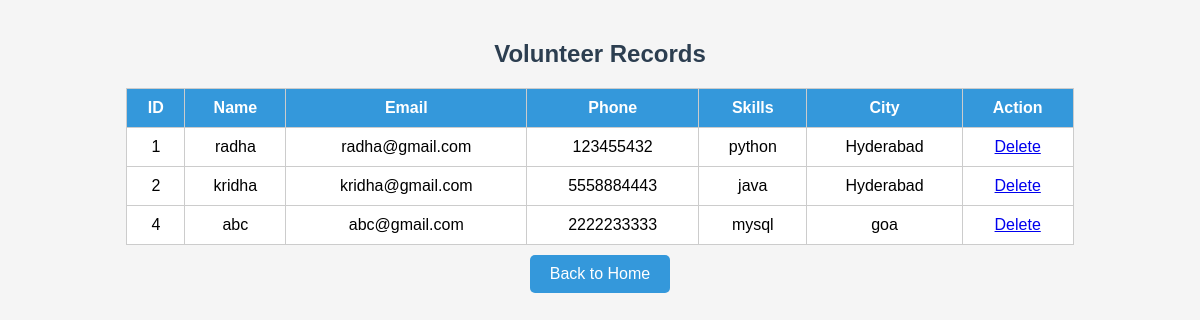
The page /view (signed in) on the database its author committed.
### tables this page shows
CREATE TABLE volunteers(
        id INTEGER PRIMARY KEY AUTOINCREMENT,
        name TEXT,
        email TEXT,
        phone TEXT,
        skills TEXT,
        city TEXT
    );

### app.py (the view)
@app.route('/view')
def view_volunteers():
    if 'admin' not in session:
        return redirect('/login')
    conn = sqlite3.connect('volunteers.db')
    cursor = conn.cursor()
    cursor.execute("SELECT * FROM volunteers")
    volunteers = cursor.fetchall()
    conn.close()
    return render_template(
        'view_volunteers.html',
        volunteers=volunteers
    )

### templates/view_volunteers.html (shortened to what this page needs)
<!DOCTYPE html>
<html>
<head>
    <link rel="stylesheet" href="{{ url_for('static', filename='style.css') }}">
</head>
<body>
<div class="container">
    <h2>Volunteer Records</h2>
    <table>
        <tr>
            <th>ID</th>
            <th>Name</th>
            <th>Email</th>
            <th>Phone</th>
            <th>Skills</th>
            <th>City</th>
            <th>Action</th>
        </tr>
        {% for volunteer in volunteers %}
        <tr>
            <td>{{ volunteer[0] }}</td>
            <td>{{ volunteer[1] }}</td>
            <td>{{ volunteer[2] }}</td>
            <td>{{ volunteer[3] }}</td>
            <td>{{ volunteer[4] }}</td>
            <td>{{ volunteer[5] }}</td>
            <td>
        <a href="/delete/{{ volunteer[0] }}">
            Delete
        </a>
    </td>
        </tr>
        {% endfor %}
    </table>
</div>
<a href="/" class="btn">
    Back to Home
</a>
</body>
</html>

### static/style.css (style rules this page uses)
body { font-family:Arial,sans-serif; background:#f5f5f5; text-align:center; }
.container { width:80%; margin:auto; margin-top:40px; }
h1,h2 { color:#2c3e50; }
button, .btn { padding:10px; margin:10px; background:#3498db; color:white; border:none; text-decoration:none; border-radius:5px; cursor:pointer; }
table { width:100%; border-collapse:collapse; background:white; }
th,td { border:1px solid #ccc; padding:10px; }
th { background:#3498db; color:white; }
.btn { display:inline-block; padding:10px 20px; background:#3498db; color:white; text-decoration:none; border-radius:5px; margin:10px; }

### rows shown on the page
volunteers: id "1", name "radha", email "radha@gmail.com", phone "123455432", skills "python", city "Hyderabad"
volunteers: id "2", name "kridha", email "kridha@gmail.com", phone "5558884443", skills "java", city "Hyderabad"
volunteers: id "4", name "abc", email "abc@gmail.com", phone "2222233333", skills "mysql", city "goa"
